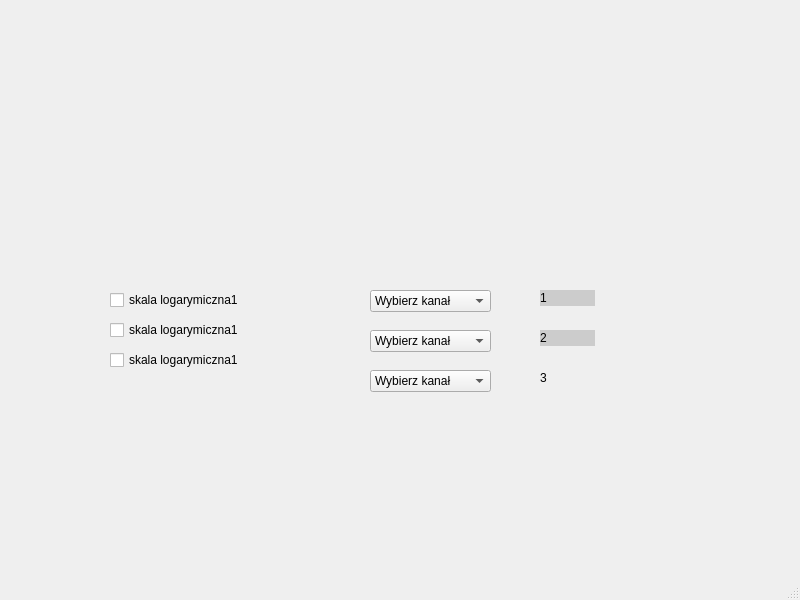
<?xml version="1.0" encoding="UTF-8"?>
<ui version="4.0">
 <class>MainWindow</class>
 <widget class="QMainWindow" name="MainWindow">
  <property name="geometry">
   <rect>
    <x>0</x>
    <y>0</y>
    <width>800</width>
    <height>600</height>
   </rect>
  </property>
  <property name="windowTitle">
   <string>MainWindow</string>
  </property>
  <widget class="QWidget" name="centralwidget">
   <widget class="QCheckBox" name="skala1">
    <property name="geometry">
     <rect>
      <x>110</x>
      <y>290</y>
      <width>161</width>
      <height>20</height>
     </rect>
    </property>
    <property name="text">
     <string>skala logarymiczna1</string>
    </property>
   </widget>
   <widget class="QCheckBox" name="skala1_2">
    <property name="geometry">
     <rect>
      <x>110</x>
      <y>320</y>
      <width>161</width>
      <height>20</height>
     </rect>
    </property>
    <property name="text">
     <string>skala logarymiczna1</string>
    </property>
   </widget>
   <widget class="QCheckBox" name="skala1_3">
    <property name="geometry">
     <rect>
      <x>110</x>
      <y>350</y>
      <width>161</width>
      <height>20</height>
     </rect>
    </property>
    <property name="text">
     <string>skala logarymiczna1</string>
    </property>
   </widget>
   <widget class="QComboBox" name="comboBox">
    <property name="geometry">
     <rect>
      <x>370</x>
      <y>290</y>
      <width>121</width>
      <height>22</height>
     </rect>
    </property>
    <item>
     <property name="text">
      <string>Wybierz kanał</string>
     </property>
    </item>
    <item>
     <property name="text">
      <string>Kanał 2</string>
     </property>
    </item>
    <item>
     <property name="text">
      <string>Kanał 3</string>
     </property>
    </item>
    <item>
     <property name="text">
      <string>Kanał 4</string>
     </property>
    </item>
    <item>
     <property name="text">
      <string>Kanał 5</string>
     </property>
    </item>
    <item>
     <property name="text">
      <string>Kanał 6</string>
     </property>
    </item>
    <item>
     <property name="text">
      <string>Kanał 7</string>
     </property>
    </item>
    <item>
     <property name="text">
      <string>Kanał 8</string>
     </property>
    </item>
    <item>
     <property name="text">
      <string>Kanał 9</string>
     </property>
    </item>
    <item>
     <property name="text">
      <string>Kanał 10</string>
     </property>
    </item>
    <item>
     <property name="text">
      <string>Kanał 11</string>
     </property>
    </item>
    <item>
     <property name="text">
      <string>Kanał 12</string>
     </property>
    </item>
    <item>
     <property name="text">
      <string>Kanał 13</string>
     </property>
    </item>
    <item>
     <property name="text">
      <string>Kanał 14</string>
     </property>
    </item>
    <item>
     <property name="text">
      <string>Kanał 15</string>
     </property>
    </item>
    <item>
     <property name="text">
      <string>Kanał 16</string>
     </property>
    </item>
    <item>
     <property name="text">
      <string>Kanał 17</string>
     </property>
    </item>
    <item>
     <property name="text">
      <string>Kanał 18</string>
     </property>
    </item>
    <item>
     <property name="text">
      <string>Kanał 19</string>
     </property>
    </item>
    <item>
     <property name="text">
      <string>Kanał 20</string>
     </property>
    </item>
   </widget>
   <widget class="QComboBox" name="comboBox_2">
    <property name="geometry">
     <rect>
      <x>370</x>
      <y>330</y>
      <width>121</width>
      <height>22</height>
     </rect>
    </property>
    <item>
     <property name="text">
      <string>Wybierz kanał</string>
     </property>
    </item>
    <item>
     <property name="text">
      <string>Kanał 2</string>
     </property>
    </item>
    <item>
     <property name="text">
      <string>Kanał 3</string>
     </property>
    </item>
    <item>
     <property name="text">
      <string>Kanał 4</string>
     </property>
    </item>
    <item>
     <property name="text">
      <string>Kanał 5</string>
     </property>
    </item>
    <item>
     <property name="text">
      <string>Kanał 6</string>
     </property>
    </item>
    <item>
     <property name="text">
      <string>Kanał 7</string>
     </property>
    </item>
    <item>
     <property name="text">
      <string>Kanał 8</string>
     </property>
    </item>
    <item>
     <property name="text">
      <string>Kanał 9</string>
     </property>
    </item>
    <item>
     <property name="text">
      <string>Kanał 10</string>
     </property>
    </item>
    <item>
     <property name="text">
      <string>Kanał 11</string>
     </property>
    </item>
    <item>
     <property name="text">
      <string>Kanał 12</string>
     </property>
    </item>
    <item>
     <property name="text">
      <string>Kanał 13</string>
     </property>
    </item>
    <item>
     <property name="text">
      <string>Kanał 14</string>
     </property>
    </item>
    <item>
     <property name="text">
      <string>Kanał 15</string>
     </property>
    </item>
    <item>
     <property name="text">
      <string>Kanał 16</string>
     </property>
    </item>
    <item>
     <property name="text">
      <string>Kanał 17</string>
     </property>
    </item>
    <item>
     <property name="text">
      <string>Kanał 18</string>
     </property>
    </item>
    <item>
     <property name="text">
      <string>Kanał 19</string>
     </property>
    </item>
    <item>
     <property name="text">
      <string>Kanał 20</string>
     </property>
    </item>
   </widget>
   <widget class="QComboBox" name="comboBox_3">
    <property name="geometry">
     <rect>
      <x>370</x>
      <y>370</y>
      <width>121</width>
      <height>22</height>
     </rect>
    </property>
    <item>
     <property name="text">
      <string>Wybierz kanał</string>
     </property>
    </item>
    <item>
     <property name="text">
      <string>Kanał 2</string>
     </property>
    </item>
    <item>
     <property name="text">
      <string>Kanał 3</string>
     </property>
    </item>
    <item>
     <property name="text">
      <string>Kanał 4</string>
     </property>
    </item>
    <item>
     <property name="text">
      <string>Kanał 5</string>
     </property>
    </item>
    <item>
     <property name="text">
      <string>Kanał 6</string>
     </property>
    </item>
    <item>
     <property name="text">
      <string>Kanał 7</string>
     </property>
    </item>
    <item>
     <property name="text">
      <string>Kanał 8</string>
     </property>
    </item>
    <item>
     <property name="text">
      <string>Kanał 9</string>
     </property>
    </item>
    <item>
     <property name="text">
      <string>Kanał 10</string>
     </property>
    </item>
    <item>
     <property name="text">
      <string>Kanał 11</string>
     </property>
    </item>
    <item>
     <property name="text">
      <string>Kanał 12</string>
     </property>
    </item>
    <item>
     <property name="text">
      <string>Kanał 13</string>
     </property>
    </item>
    <item>
     <property name="text">
      <string>Kanał 14</string>
     </property>
    </item>
    <item>
     <property name="text">
      <string>Kanał 15</string>
     </property>
    </item>
    <item>
     <property name="text">
      <string>Kanał 16</string>
     </property>
    </item>
    <item>
     <property name="text">
      <string>Kanał 17</string>
     </property>
    </item>
    <item>
     <property name="text">
      <string>Kanał 18</string>
     </property>
    </item>
    <item>
     <property name="text">
      <string>Kanał 19</string>
     </property>
    </item>
    <item>
     <property name="text">
      <string>Kanał 20</string>
     </property>
    </item>
   </widget>
   <widget class="QLabel" name="label">
    <property name="geometry">
     <rect>
      <x>540</x>
      <y>290</y>
      <width>55</width>
      <height>16</height>
     </rect>
    </property>
    <property name="styleSheet">
     <string notr="true">background-color: rgb(204, 204, 204);</string>
    </property>
    <property name="text">
     <string>1</string>
    </property>
   </widget>
   <widget class="QLabel" name="label_2">
    <property name="geometry">
     <rect>
      <x>540</x>
      <y>330</y>
      <width>55</width>
      <height>16</height>
     </rect>
    </property>
    <property name="styleSheet">
     <string notr="true">background-color: rgb(204, 204, 204);</string>
    </property>
    <property name="text">
     <string>2</string>
    </property>
   </widget>
   <widget class="QLabel" name="label_3">
    <property name="geometry">
     <rect>
      <x>540</x>
      <y>370</y>
      <width>55</width>
      <height>16</height>
     </rect>
    </property>
    <property name="text">
     <string>3</string>
    </property>
   </widget>
  </widget>
  <widget class="QMenuBar" name="menubar">
   <property name="geometry">
    <rect>
     <x>0</x>
     <y>0</y>
     <width>800</width>
     <height>26</height>
    </rect>
   </property>
  </widget>
  <widget class="QStatusBar" name="statusbar"/>
 </widget>
 <resources/>
 <connections>
  <connection>
   <sender>comboBox</sender>
   <signal>activated(int)</signal>
   <receiver>label</receiver>
   <slot>setNum(int)</slot>
   <hints>
    <hint type="sourcelabel">
     <x>461</x>
     <y>320</y>
    </hint>
    <hint type="destinationlabel">
     <x>550</x>
     <y>320</y>
    </hint>
   </hints>
  </connection>
  <connection>
   <sender>comboBox_2</sender>
   <signal>activated(int)</signal>
   <receiver>label_2</receiver>
   <slot>setNum(int)</slot>
   <hints>
    <hint type="sourcelabel">
     <x>467</x>
     <y>365</y>
    </hint>
    <hint type="destinationlabel">
     <x>558</x>
     <y>366</y>
    </hint>
   </hints>
  </connection>
  <connection>
   <sender>comboBox_3</sender>
   <signal>activated(int)</signal>
   <receiver>label_3</receiver>
   <slot>setNum(int)</slot>
   <hints>
    <hint type="sourcelabel">
     <x>475</x>
     <y>399</y>
    </hint>
    <hint type="destinationlabel">
     <x>552</x>
     <y>403</y>
    </hint>
   </hints>
  </connection>
 </connections>
</ui>
